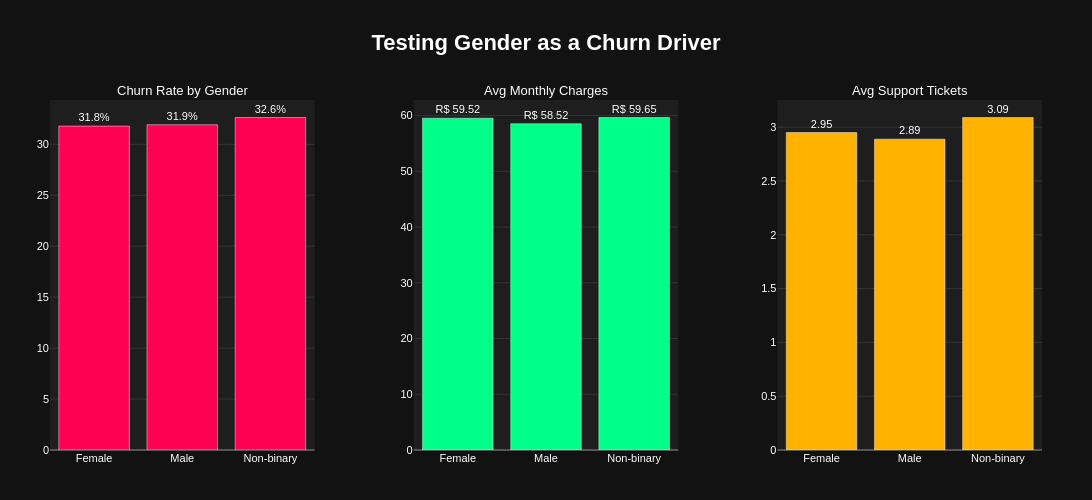

Notebook code for this chart:
### Code cell
# Visualization
fig = make_subplots(
    rows=1, cols=3,
    subplot_titles=(
        "Churn Rate by Gender", 
        "Avg Monthly Charges", 
        "Avg Support Tickets"
    ),
    horizontal_spacing=0.1
)

# Chart 1: Churn Rate
fig.add_trace(
    go.Bar(
        x=gender_churn['gender'], 
        y=gender_churn['churn_rate_%'],
        marker_color='#FF0055',
        text=gender_churn['churn_rate_%'],
        texttemplate='%{text:.1f}%',
        textposition='outside',
        name='Churn Rate'
    ),
    row=1, col=1
)

# Chart 2: Monthly Charges
fig.add_trace(
    go.Bar(
        x=gender_profile['gender'], 
        y=gender_profile['monthly_charges'],
        marker_color='#00FF88',
        text=gender_profile['monthly_charges'],
        texttemplate='R$ %{text:.2f}',
        textposition='outside',
        name='Monthly Charges'
    ),
    row=1, col=2
)

# Chart 3: Support Tickets
fig.add_trace(
    go.Bar(
        x=gender_profile['gender'], 
        y=gender_profile['number_of_support_tickets'],
        marker_color='#FFB300',
        text=gender_profile['number_of_support_tickets'],
        texttemplate='%{text:.2f}',
        textposition='outside',
        name='Support Tickets'
    ),
    row=1, col=3
)

# FINAL LAYOUT & STYLING
fig.update_layout(
    title_text="<b>Testing Gender as a Churn Driver</b>",
    title_x=0.5,
    title_font=dict(size=22, color='#FFFFFF'),
    height=500,
    width=1200,
    showlegend=False,
    plot_bgcolor='#1e1e1e',
    paper_bgcolor='#121212',
    font=dict(family="Arial", size=11, color="#FFFFFF"),
    margin=dict(t=100, b=50, l=50, r=50)
)

fig.update_xaxes(showgrid=False, tickfont=dict(color='#FFFFFF'))
fig.update_yaxes(showgrid=True, gridcolor='#333333', zerolinecolor='#555555', tickfont=dict(color='#FFFFFF'))

for annotation in fig.layout.annotations:
    annotation.font.color = '#FFFFFF'
    annotation.font.size = 13

fig.show()

### Figure 1 — Plotly figure (JSON) as saved in the notebook; plotly's stock layout.template omitted (floating-point values rounded to 4 significant figures)
{"data": [{"marker": {"color": "#FF0055"}, "name": "Churn Rate", "text": [31.79, 31.92, 32.63], "textposition": "outside", "texttemplate": "%{text:.1f}%", "type": "bar", "x": ["Female", "Male", "Non-binary"], "xaxis": "x", "y": [31.79, 31.92, 32.63], "yaxis": "y"}, {"marker": {"color": "#00FF88"}, "name": "Monthly Charges", "text": [59.52, 58.52, 59.65], "textposition": "outside", "texttemplate": "R$ %{text:.2f}", "type": "bar", "x": ["Female", "Male", "Non-binary"], "xaxis": "x2", "y": [59.52, 58.52, 59.65], "yaxis": "y2"}, {"marker": {"color": "#FFB300"}, "name": "Support Tickets", "text": [2.951, 2.889, 3.09], "textposition": "outside", "texttemplate": "%{text:.2f}", "type": "bar", "x": ["Female", "Male", "Non-binary"], "xaxis": "x3", "y": [2.951, 2.889, 3.09], "yaxis": "y3"}], "layout": {"annotations": [{"font": {"color": "#FFFFFF", "size": 13}, "showarrow": false, "text": "Churn Rate by Gender", "x": 0.1333, "xanchor": "center", "xref": "paper", "y": 1, "yanchor": "bottom", "yref": "paper"}, {"font": {"color": "#FFFFFF", "size": 13}, "showarrow": false, "text": "Avg Monthly Charges", "x": 0.5, "xanchor": "center", "xref": "paper", "y": 1, "yanchor": "bottom", "yref": "paper"}, {"font": {"color": "#FFFFFF", "size": 13}, "showarrow": false, "text": "Avg Support Tickets", "x": 0.8667, "xanchor": "center", "xref": "paper", "y": 1, "yanchor": "bottom", "yref": "paper"}], "font": {"color": "#FFFFFF", "family": "Arial", "size": 11}, "height": 500, "margin": {"b": 50, "l": 50, "r": 50, "t": 100}, "paper_bgcolor": "#121212", "plot_bgcolor": "#1e1e1e", "showlegend": false, "title": {"font": {"color": "#FFFFFF", "size": 22}, "text": "<b>Testing Gender as a Churn Driver</b>", "x": 0.5}, "width": 1200, "xaxis": {"anchor": "y", "domain": [0, 0.2667], "showgrid": false, "tickfont": {"color": "#FFFFFF"}}, "xaxis2": {"anchor": "y2", "domain": [0.3667, 0.6333], "showgrid": false, "tickfont": {"color": "#FFFFFF"}}, "xaxis3": {"anchor": "y3", "domain": [0.7333, 1], "showgrid": false, "tickfont": {"color": "#FFFFFF"}}, "yaxis": {"anchor": "x", "domain": [0, 1], "gridcolor": "#333333", "showgrid": true, "tickfont": {"color": "#FFFFFF"}, "zerolinecolor": "#555555"}, "yaxis2": {"anchor": "x2", "domain": [0, 1], "gridcolor": "#333333", "showgrid": true, "tickfont": {"color": "#FFFFFF"}, "zerolinecolor": "#555555"}, "yaxis3": {"anchor": "x3", "domain": [0, 1], "gridcolor": "#333333", "showgrid": true, "tickfont": {"color": "#FFFFFF"}, "zerolinecolor": "#555555"}}}
